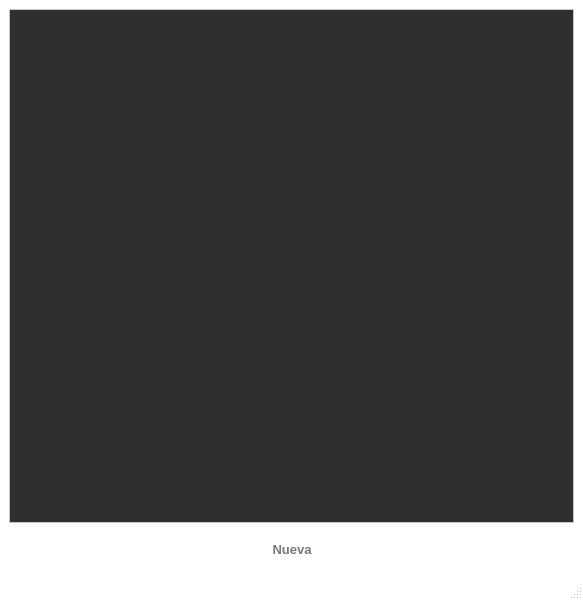
<?xml version="1.0" encoding="UTF-8"?>
<ui version="4.0">
 <class>Screen_Table_Equipo_Operarios</class>
 <widget class="QMainWindow" name="Screen_Table_Equipo_Operarios">
  <property name="geometry">
   <rect>
    <x>0</x>
    <y>0</y>
    <width>583</width>
    <height>600</height>
   </rect>
  </property>
  <property name="palette">
   <palette>
    <active>
     <colorrole role="Base">
      <brush brushstyle="SolidPattern">
       <color alpha="255">
        <red>46</red>
        <green>47</green>
        <blue>48</blue>
       </color>
      </brush>
     </colorrole>
     <colorrole role="Window">
      <brush brushstyle="SolidPattern">
       <color alpha="255">
        <red>255</red>
        <green>255</green>
        <blue>255</blue>
       </color>
      </brush>
     </colorrole>
    </active>
    <inactive>
     <colorrole role="Base">
      <brush brushstyle="SolidPattern">
       <color alpha="255">
        <red>46</red>
        <green>47</green>
        <blue>48</blue>
       </color>
      </brush>
     </colorrole>
     <colorrole role="Window">
      <brush brushstyle="SolidPattern">
       <color alpha="255">
        <red>255</red>
        <green>255</green>
        <blue>255</blue>
       </color>
      </brush>
     </colorrole>
    </inactive>
    <disabled>
     <colorrole role="Base">
      <brush brushstyle="SolidPattern">
       <color alpha="255">
        <red>255</red>
        <green>255</green>
        <blue>255</blue>
       </color>
      </brush>
     </colorrole>
     <colorrole role="Window">
      <brush brushstyle="SolidPattern">
       <color alpha="255">
        <red>255</red>
        <green>255</green>
        <blue>255</blue>
       </color>
      </brush>
     </colorrole>
    </disabled>
   </palette>
  </property>
  <property name="windowTitle">
   <string>MainWindow</string>
  </property>
  <widget class="QWidget" name="centralwidget">
   <layout class="QVBoxLayout" name="verticalLayout">
    <item>
     <widget class="QTableView" name="tableView">
      <property name="styleSheet">
       <string notr="true">font: 10pt &quot;Segoe UI&quot;;</string>
      </property>
     </widget>
    </item>
    <item>
     <layout class="QHBoxLayout" name="horizontalLayout">
      <item>
       <spacer name="horizontalSpacer">
        <property name="orientation">
         <enum>Qt::Horizontal</enum>
        </property>
        <property name="sizeHint" stdset="0">
         <size>
          <width>40</width>
          <height>20</height>
         </size>
        </property>
       </spacer>
      </item>
      <item>
       <widget class="QPushButton" name="pb_nueva">
        <property name="minimumSize">
         <size>
          <width>130</width>
          <height>40</height>
         </size>
        </property>
        <property name="maximumSize">
         <size>
          <width>130</width>
          <height>40</height>
         </size>
        </property>
        <property name="font">
         <font>
          <family>Segoe UI</family>
          <pointsize>10</pointsize>
          <weight>75</weight>
          <bold>true</bold>
         </font>
        </property>
        <property name="styleSheet">
         <string notr="true">border-radius: 10px;
color:rgb(120, 120, 120);</string>
        </property>
        <property name="text">
         <string>Nueva</string>
        </property>
        <property name="icon">
         <iconset resource="assets.qrc">
          <normaloff>:/icons/plus_blue.png</normaloff>:/icons/plus_blue.png</iconset>
        </property>
        <property name="iconSize">
         <size>
          <width>20</width>
          <height>20</height>
         </size>
        </property>
       </widget>
      </item>
      <item>
       <spacer name="horizontalSpacer_2">
        <property name="orientation">
         <enum>Qt::Horizontal</enum>
        </property>
        <property name="sizeHint" stdset="0">
         <size>
          <width>40</width>
          <height>20</height>
         </size>
        </property>
       </spacer>
      </item>
     </layout>
    </item>
   </layout>
  </widget>
  <widget class="QMenuBar" name="menubar">
   <property name="geometry">
    <rect>
     <x>0</x>
     <y>0</y>
     <width>583</width>
     <height>21</height>
    </rect>
   </property>
  </widget>
  <widget class="QStatusBar" name="statusbar"/>
 </widget>
 <resources>
  <include location="assets.qrc"/>
 </resources>
 <connections/>
</ui>
